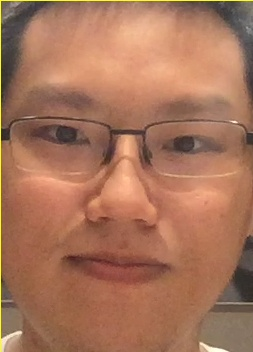
#> input picture data/face.jpg, 253 x 352 px
$ jupyter execute 'Part 2 - Skin Detection.ipynb'
#> lines starting #> are read from the running program, lines starting #| are printed output that depends on the picture; after the words box and inside, x2 and y2 are one past the last pixel; in counts of white or black regions, pixels touching at a corner belong together
[cell 1]
import cv2
import numpy as np
import matplotlib.pyplot as plt

# Visualize Data

[cell 2]
img = cv2.imread("data/face.jpg")
#> img is the input picture: shape (352, 253, 3); mean B, G, R 90.1, 115.7, 167

[cell 3]
plt.imshow(img[..., ::-1])
plt.axis("off");

# Analyze Color Histogram

[cell 4]
# img = cv2.cvtColor(img, cv2.COLOR_BGR2YCrCb)
# y, cr, cb = cv2.split(img)

[cell 5]
b, g, r = cv2.split(img)

[cell 6]
fig, ax = plt.subplots(1, 3, figsize=(16 , 5))
ax[0].hist(b.flatten(), bins=30)
ax[1].hist(g.flatten(), bins=30)
ax[2].hist(r.flatten(), bins=30);
#> figure, not shown here; panel 1: tallest bar 15661 high, from x = 77.33 to 85.07; panel 2: tallest bar 14259 high, from x = 103 to 110.6; panel 3: tallest bar 9324 high, from x = 163.1 to 170.2

# Calculate Skin Percent

[cell 7]
min_val = np.array([60, 90, 145], dtype=np.uint8)
max_val = np.array([110, 150, 200], dtype=np.uint8)

[cell 8]
skin = ((img >= min_val) & (img <= max_val)).all(2)
#> skin: shape (352, 253) bool; 51.2% white; 131 black regions (117 under 20 px), largest, box (x1, y1, x2, y2) and area: (0, 0, 253, 352) 32456, (197, 234, 253, 352) 3828, (60, 250, 173, 285) 2566
skin

[cell 9]
plt.imshow(skin, cmap="gray")
plt.title(f"{skin.mean()*100:.1f}%")
plt.axis("off");

[cell 10]
def calculate_skin_percent(face, min_val=(60, 90, 145), max_val=(110, 150, 200)):
    b, g, r = cv2.split(face)

    min_val = np.array(min_val, dtype=np.uint8)
    max_val = np.array(max_val, dtype=np.uint8)

    skin = ((face >= min_val) & (face <= max_val)).all(2)
    skin_percent = skin.mean()
    return skin_percent

# Sanity Check

[cell 11]
image = cv2.imread("data/face_mask_white.jpg")
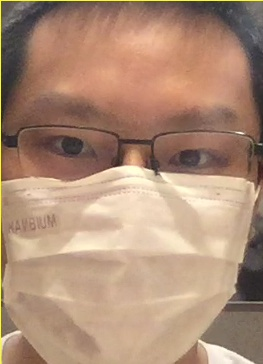
#> input picture data/face_mask_white.jpg, 263 x 364 px
#> image is the input picture: shape (364, 263, 3); mean B, G, R 118.8, 141.2, 173.6
calculate_skin_percent(image)
#> in calculate_skin_percent, `skin = ((face >= min_val) & (face <= max_val)).all(2)`:
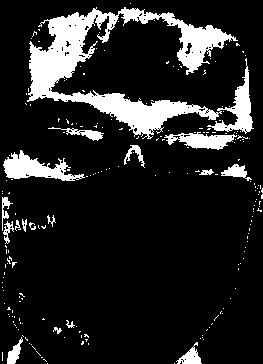
#> skin: shape (364, 263) bool; 13.9% white; 213 white regions (196 under 20 px), largest, box (x1, y1, x2, y2) and area: (27, 7, 254, 139) 9265, (3, 150, 85, 181) 1172, (164, 132, 237, 150) 724
#> in calculate_skin_percent, `skin_percent = skin.mean()`: skin_percent = 0.139
#> Out = 0.139

[cell 12]
image = cv2.imread("data/face_mask_dark.jpg")
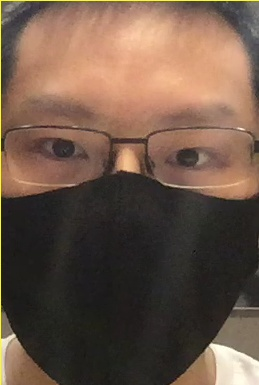
#> input picture data/face_mask_dark.jpg, 259 x 385 px
#> image is the input picture: shape (385, 259, 3); mean B, G, R 71.5, 86, 108.1
calculate_skin_percent(image)
#> in calculate_skin_percent (call 2), `skin = ((face >= min_val) & (face <= max_val)).all(2)`: skin: shape (385, 259) bool; 13.4% white; 111 white regions (99 under 20 px), largest, box (x1, y1, x2, y2) and area: (11, 42, 256, 138) 5094, (149, 129, 259, 199) 3191, (2, 152, 66, 194) 1470
#> in calculate_skin_percent (call 2), `skin_percent = skin.mean()`: skin_percent = 0.134
#> Out = 0.134

[cell 13]
image = cv2.imread("data/face.jpg")
calculate_skin_percent(image)
#> Out = 0.512

[cell 14]
image = cv2.imread("data/face_dark.jpg")
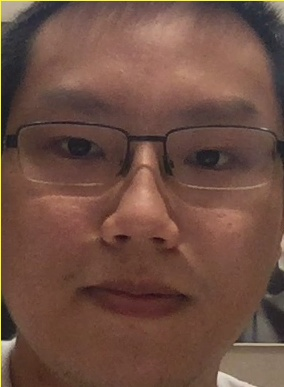
#> input picture data/face_dark.jpg, 284 x 387 px
#> image is the input picture: shape (387, 284, 3); mean B, G, R 66.5, 78.5, 110.8
calculate_skin_percent(image)
#> in calculate_skin_percent (call 4), `skin = ((face >= min_val) & (face <= max_val)).all(2)`: skin: shape (387, 284) bool; 11.9% white; 84 white regions (75 under 20 px), largest, box (x1, y1, x2, y2) and area: (59, 13, 260, 100) 9343, (104, 167, 178, 235) 1503, (196, 207, 250, 238) 958
#> in calculate_skin_percent (call 4), `skin_percent = skin.mean()`: skin_percent = 0.119
#> Out = 0.119

# Gagal pada kondisi berbeda? -> normalisasi

[cell 15]
img1 = cv2.imread("data/face.jpg")
img2 = cv2.imread("data/face_dark.jpg")

plt.subplot(121)
plt.imshow(img1[..., ::-1])
plt.axis("off");

plt.subplot(122)
plt.imshow(img2[..., ::-1])
plt.axis("off");
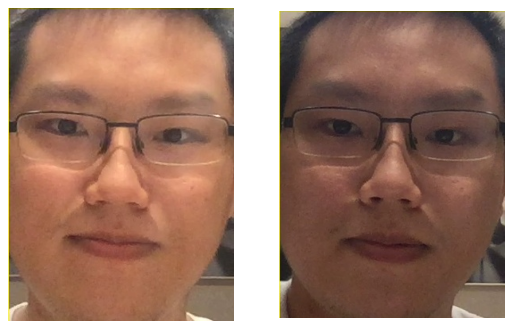
#> figure drawn by matplotlib, 2 panels

[cell 16]
def normalize_image(img):
    mean = img.reshape(-1, 3).mean(0).reshape(1, 1, -1)
#> mean = [[90.14, 115.7, 167]]
    std = img.reshape(-1, 3).std(0).reshape(1, 1, -1)
#> std = [[22.75, 29.19, 39.21]]

    img = (img - mean) / std

    img = (np.clip(img, [-4, -4, -4], [4, 4, 4]) + 4) / 8
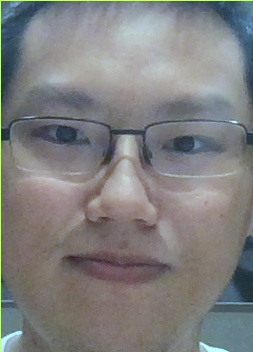
#> img: shape (352, 253, 3) float64; mean of channels 0, 1, 2 0.5, 0.5, 0.5; drawn as B, G, R
    img = (img * 255).astype(np.uint8)
    return img

[cell 17]
img1 = normalize_image(img1)
img2 = normalize_image(img2)

[cell 18]
plt.subplot(121)
plt.imshow(img1[..., ::-1])
plt.axis("off");

plt.subplot(122)
plt.imshow(img2[..., ::-1])
plt.axis("off");

# Analisis ulang Color Histogram

[cell 19]
b, g, r = cv2.split(img1)
#> b: shape (352, 253)
#> g: shape (352, 253)
#> r: shape (352, 253)

[cell 20]
fig, ax = plt.subplots(1, 3, figsize=(16 , 5))
ax[0].hist(b.flatten(), bins=30)
ax[1].hist(g.flatten(), bins=30)
ax[2].hist(r.flatten(), bins=30);
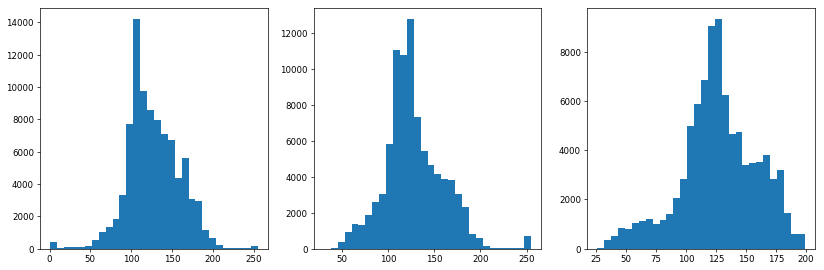
#> figure drawn by matplotlib, 3 panels; panel 1: tallest bar 14187 high, from x = 102.6 to 111.1; panel 2: tallest bar 12766 high, from x = 120 to 127.5; panel 3: tallest bar 9324 high, from x = 124 to 129.8

[cell 21]
def calculate_skin_percent(face, min_val=(90, 100, 110), max_val=(150, 150, 150)):
    face = normalize_image(face)

    min_val = np.array(min_val, dtype=np.uint8)
    max_val = np.array(max_val, dtype=np.uint8)

    skin = ((face >= min_val) & (face <= max_val)).all(2)
#> skin: shape (364, 263) bool; 41.6% white; 152 white regions (134 under 20 px), largest, box (x1, y1, x2, y2) and area: (2, 183, 244, 364) 17792, (27, 7, 253, 135) 16216, (139, 256, 222, 287) 1113
    skin_percent = skin.mean()
#> skin_percent = 0.416
    return skin_percent

# Sanity Check

[cell 22]
image = cv2.imread("data/face_mask_white.jpg")
calculate_skin_percent(image)
#> Out = 0.416

[cell 23]
image = cv2.imread("data/face_mask_dark.jpg")
calculate_skin_percent(image)
#> call 2 of calculate_skin_percent, with min_val = (90, 100, 110), max_val = (150, 150, 150)
#> in normalize_image (call 4), `mean = img.reshape(-1, 3).mean(0).reshape(1, 1, -1)`: mean = [[71.55, 86.03, 108.1]]
#> in normalize_image (call 4), `std = img.reshape(-1, 3).std(0).reshape(1, 1, -1)`: std = [[42.77, 54.72, 73.6]]
#> in normalize_image (call 4), `img = (np.clip(img, [-4, -4, -4], [4, 4, 4]) + 4) / 8`:
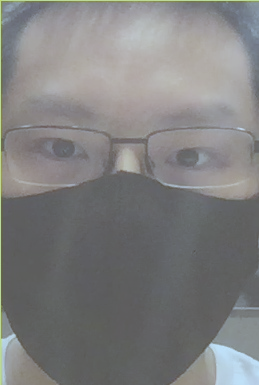
#> img: shape (385, 259, 3) float64; mean of channels 0, 1, 2 0.5, 0.5, 0.5; drawn as B, G, R
#> in calculate_skin_percent (call 2), `skin = ((face >= min_val) & (face <= max_val)).all(2)`:
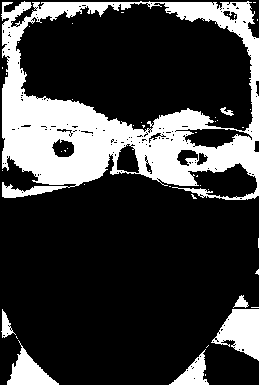
#> skin: shape (385, 259) bool; 23.7% white; 44 white regions (37 under 20 px), largest, box (x1, y1, x2, y2) and area: (1, 1, 259, 200) 20113, (211, 309, 259, 361) 1515, (7, 340, 59, 385) 971
#> in calculate_skin_percent (call 2), `skin_percent = skin.mean()`: skin_percent = 0.237
#> Out = 0.237

[cell 24]
image = cv2.imread("data/face.jpg")
calculate_skin_percent(image)
#> in calculate_skin_percent (call 3), `skin = ((face >= min_val) & (face <= max_val)).all(2)`: skin: shape (352, 253) bool; 46.1% white; 128 white regions (120 under 20 px), largest, box (x1, y1, x2, y2) and area: (2, 121, 253, 352) 33185, (14, 36, 250, 130) 5616, (33, 2, 135, 27) 768
#> Out = 0.461

[cell 25]
image = cv2.imread("data/face_dark.jpg")
calculate_skin_percent(image)
#> call 4 of calculate_skin_percent, with min_val = (90, 100, 110), max_val = (150, 150, 150)
#> in calculate_skin_percent (call 4), `skin = ((face >= min_val) & (face <= max_val)).all(2)`:
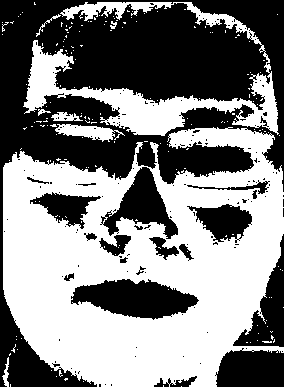
#> skin: shape (387, 284) bool; 51% white; 162 black regions (141 under 20 px), largest, box (x1, y1, x2, y2) and area: (0, 0, 284, 387) 39363, (71, 279, 199, 320) 3327, (215, 348, 284, 387) 2309
#> in calculate_skin_percent (call 4), `skin_percent = skin.mean()`: skin_percent = 0.51
#> Out = 0.51
